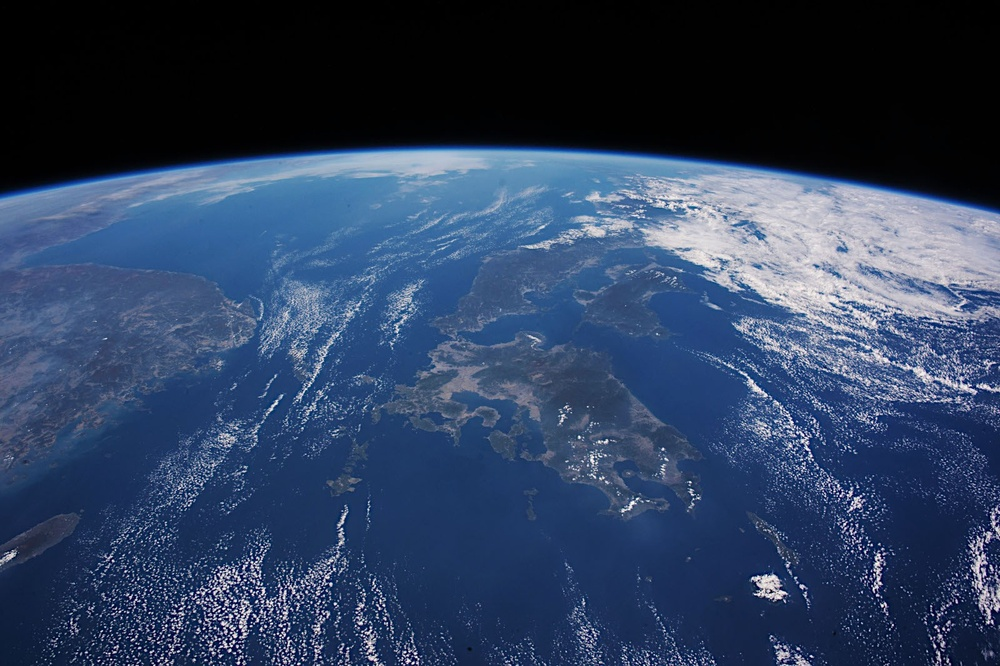
#> input picture Camera-test/Evaluation-desert/iss1.jpg, 1000 x 666 px, shrunk from 1600 x 1065 before the run, found by its file name; its folder holds only this picture in this run
$ python laplacian.py   (older library calls are emulated)
#> lines starting #> are read from the running program, lines starting #| are printed output that depends on the picture; long printed decimals are rounded
import cv2

def laplacian_variance(image_path):
    # 画像を読み込む
#> called with image_path = 'Camera-test\\Evaluation-desert\\iss1.jpg'
    image = cv2.imread(image_path, cv2.IMREAD_GRAYSCALE)
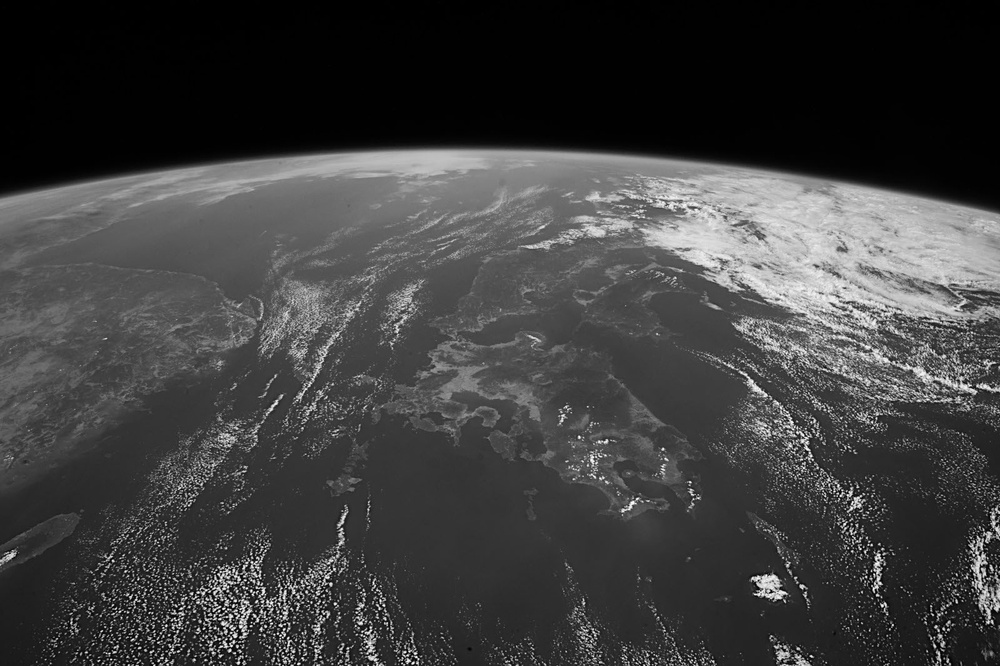
#> image: shape (666, 1000); min 0, max 255, mean 62.9

    # 画像が正常に読み込まれたか確認
    if image is None:
        print(f"Error: Could not open or find the image at {image_path}")
        return None

    # ラプラシアンフィルタを適用し、その分散を計算
    laplacian_var = cv2.Laplacian(image, cv2.CV_64F).var()
#> laplacian_var = 2719.9
    return laplacian_var

if __name__ == "__main__":
    import time

    start_time = time.time()
    for x in range(100):
        for i in range(1, 5):  # 1から5までの連番
            image_path = f'Camera-test\Evaluation-desert\iss{i}.jpg'  # 画像のパスを生成
            result = laplacian_variance(image_path)
#> result = 2719.9

            if result is not None:
                print(f"Laplacian Variance for the image at {image_path}: {result}")
#| Laplacian Variance for the image at Camera-test\Evaluation-desert\iss1.jpg: 2719.901

        end_time = time.time()
        elapsed_time = end_time - start_time
#> elapsed_time = 0.192
        print(f"実行時間: {elapsed_time} 秒")
#| 実行時間: 0.1917 秒
